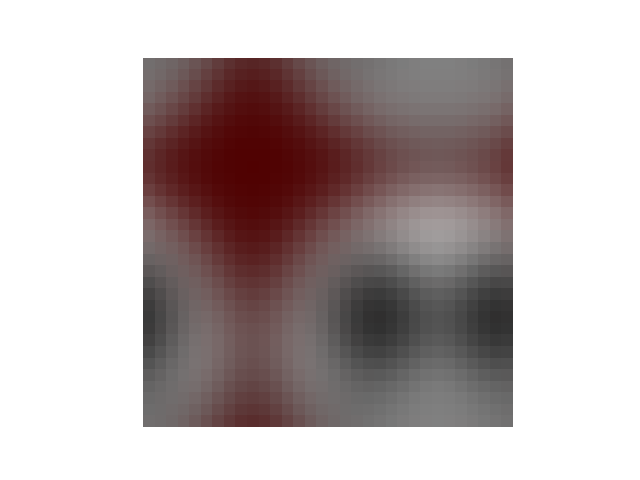

Write the Python code that produced this figure.
import numpy as np
import matplotlib.pyplot as plt
import cmath #libreria que me deja ecribir e^(ix) porque es mas corto que escribir cos() + i*sen() en mis funciones de transformada y transformada inversa de la imagen

#datos de entrada: nombre de imagen y ancho del kernel
archivo='imagen.png'
n_pixel_kernel=20

#funcion gaussiana en 2D PARA ARMAR EL KERNEL
def gauss(x,y,sigma=1.0):
	return np.exp(-1.0*(x**2+y**2)/(2.0*sigma**2))/(2.0*np.pi*sigma**2)

#funcion que genera el kernel gaussiano: 
def krn(n):
	ker=np.zeros((n,n))
	x=np.linspace(-(n/2),n/2,n)
	for i in range(0,n):
		for j in range(0,n):
			ker[i,j]=gauss(x[i],x[j],np.sqrt(10))

	return ker

#funcion que retorna la transformada de fourier discreta 2D de la imagen:
def fourier(M):
	l=M.shape[0]
	w=M.shape[1]
	n=M.shape[2]
	fM=np.zeros((l,w,n),dtype=np.complex)
	for a in range(l):
		for b in range(w):
			for c in range(l):
				for d in range(w):
					for e in range(n):
						fM[a,b,e] += M[c,d,e]*cmath.exp(-1.0j*2.0*np.pi*(1.0*a*c/(1.0*l) + 1.0*b*d/(1.0*w)))
			fM[a,b]=fM[a,b]/(1.0*w*l)
	return fM

#funcion que retorna la transformada inversa la imagen
def inversa(M):
	l=M.shape[0]
	w=M.shape[1]
	n=M.shape[2]
	fM=np.zeros((l,w,n),dtype=np.complex)
	for c in range(l):
		for d in range(w):
			for a in range(l):
				for b in range(w):
					for e in range(n):
						fM[c,d,e]+=M[a,b,e]*cmath.exp(1.0j*2.0*np.pi*(1.0*a*c/(1.0*l) + 1.0*b*d/(1.0*w)))
	return fM
#-------------------------------------------------------------------------------------
#mensaje de alerta 
print 'ATENCION: se demora demasiado (1 minuto aprox para imagenes de 32 por 32 pixeles). No intentar con imagenes mas grandes porque el tiempo incrementa a la cuarta potencia'

#cargo mi imagen
original = plt.imread(archivo)

#largo y ancho de mi imagen
largo=original.shape[0]
ancho=original.shape[1]

#creacion de Kernel con las dimensiones dadas por n_pixel_kernel con mi funcion kernel
ker = krn(n_pixel_kernel)
ker=ker/np.sum(ker)

#transformada de la imagen USANDO MI TRANSFORMADA DE FOURIER fourier()
Foriginal=fourier(original)

from scipy import fftpack
Fker = fftpack.fft2(ker, [largo,ancho])#transformada del kernel con dimensiones de la imagen para hacer el producto

#creacion final
convolucion = Fker[:, :, np.newaxis]*Foriginal #multiplico las transformadas del kernel y la imagen elemento a elemento
#me devuelvo al espacio de pixeles original USANDO MI TRANSFORMADA INVERSA inversa() cogiendo los valores reales de la transormada
imagensuave=inversa(convolucion).real


plt.imshow(imagensuave)
plt.axis('off')
plt.savefig('suave.png')
